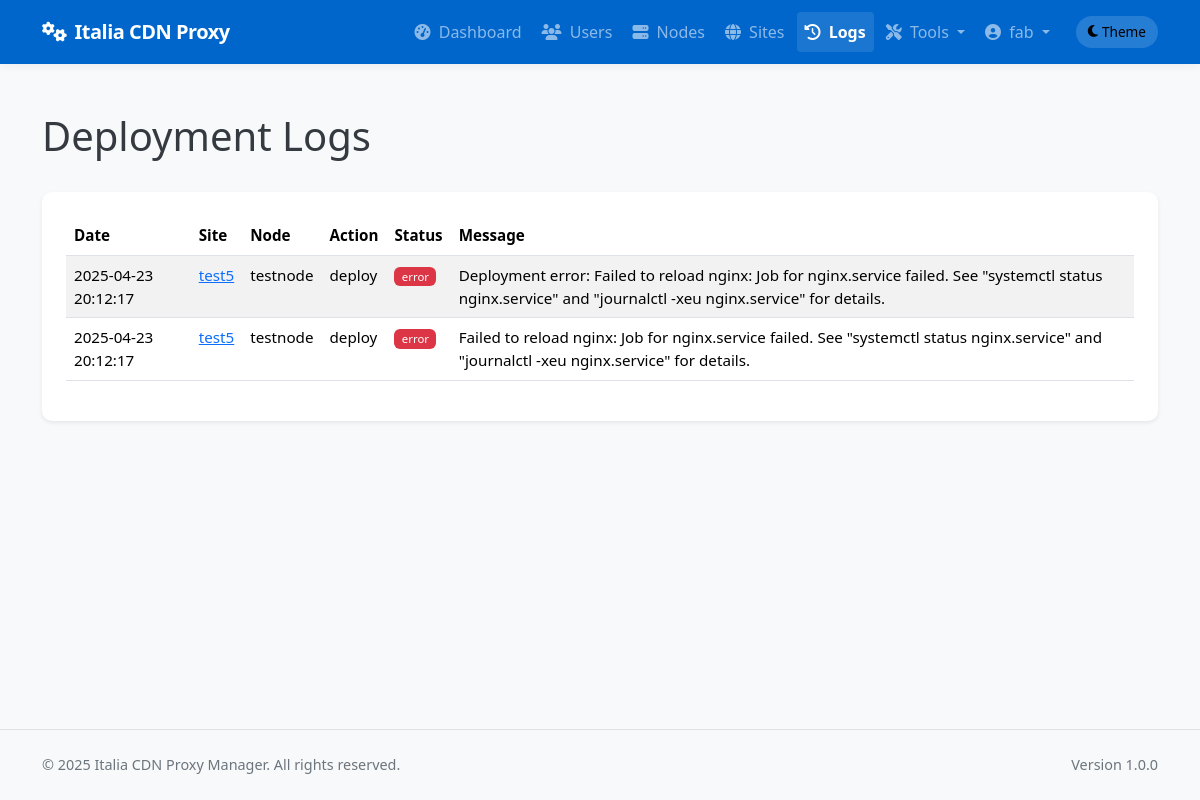
The page /admin/logs (signed in) on the database its author committed.
### app/models/models.py (models this page shows, shortened)
class User(db.Model):
    __tablename__ = 'users'
    id = db.Column(db.Integer, primary_key=True)
    username = db.Column(db.String(64), unique=True, index=True, nullable=False)
    email = db.Column(db.String(120), unique=True, index=True, nullable=False)
    password_hash = db.Column(db.String(128), nullable=False)
    role = db.Column(db.String(20), nullable=False, default='client')  # 'admin' or 'client'
    is_active = db.Column(db.Boolean, default=True)
    created_at = db.Column(db.DateTime, default=datetime.utcnow)
    last_login = db.Column(db.DateTime, nullable=True)
    sites = db.relationship('Site', backref='owner', lazy='dynamic')
    def is_admin(self):
        return self.role == 'admin'

class DeploymentLog(db.Model):
    __tablename__ = 'deployment_logs'
    id = db.Column(db.Integer, primary_key=True)
    site_id = db.Column(db.Integer, db.ForeignKey('sites.id'), nullable=False)
    node_id = db.Column(db.Integer, db.ForeignKey('nodes.id'), nullable=False)
    user_id = db.Column(db.Integer, db.ForeignKey('users.id'), nullable=True)  # Who performed the action
    action = db.Column(db.String(64), nullable=False)  # deploy, update, remove, ssl_renew, discovery, rollback
    status = db.Column(db.String(20), nullable=False)  # success, error
    message = db.Column(db.Text, nullable=True)
    created_at = db.Column(db.DateTime, default=datetime.utcnow)
    site = db.relationship('Site', backref=db.backref('deployment_logs', lazy='dynamic'))
    node = db.relationship('Node', backref=db.backref('deployment_logs', lazy='dynamic'))
    user = db.relationship('User', backref=db.backref('deployment_logs', lazy='dynamic'))

class Site(db.Model):
    __tablename__ = 'sites'
    id = db.Column(db.Integer, primary_key=True)
    name = db.Column(db.String(64), nullable=False)
    domain = db.Column(db.String(255), unique=True, nullable=False)
    protocol = db.Column(db.String(10), nullable=False, default='https')  # http or https
    origin_protocol = db.Column(db.String(10), nullable=False, default='http')  # http or https for origin
    origin_address = db.Column(db.String(255), nullable=False)  # Backend server address
    origin_port = db.Column(db.Integer, nullable=False)
    user_id = db.Column(db.Integer, db.ForeignKey('users.id'), nullable=True)  # Allow null for discovered sites
    is_active = db.Column(db.Boolean, default=True)
    is_blocked = db.Column(db.Boolean, default=False)
    is_discovered = db.Column(db.Boolean, default=False)  # Whether this site was discovered from node
    use_waf = db.Column(db.Boolean, default=False)
    waf_rule_level = db.Column(db.String(10), default='basic')  # basic, medium, strict
    waf_custom_rules = db.Column(db.Text, nullable=True)  # Custom WAF rules
    waf_max_request_size = db.Column(db.Integer, default=1)  # Max request size in MB
    waf_request_timeout = db.Column(db.Integer, default=60)  # Request timeout in seconds
    waf_block_tor_exit_nodes = db.Column(db.Boolean, default=False)  # Block Tor exit nodes
    waf_rate_limiting_enabled = db.Column(db.Boolean, default=False)  # Enable rate limiting
    waf_rate_limiting_requests = db.Column(db.Integer, default=100)  # Requests per minute
    waf_rate_limiting_burst = db.Column(db.Integer, default=200)  # Burst requests
    force_https = db.Column(db.Boolean, default=True)  # New column to force HTTP to HTTPS redirect
    enable_cache = db.Column(db.Boolean, default=True)
    cache_time = db.Column(db.Integer, default=3600)  # Cache time in seconds, default 1 hour
    cache_static_time = db.Column(db.Integer, default=86400)  # Cache time for static assets in seconds, default 1 day
    custom_cache_rules = db.Column(db.Text, nullable=True)  # Custom cache rules in Nginx format
    cache_browser_time = db.Column(db.Integer, default=3600)  # Browser cache time in seconds, default 1 hour
    use_geoip = db.Column(db.Boolean, default=False)  # Whether to use GeoIP filtering
    geoip_mode = db.Column(db.String(10), default='blacklist')  # 'blacklist' or 'whitelist'
    geoip_countries = db.Column(db.Text, nullable=True)  # Comma-separated list of country codes
    geoip_level = db.Column(db.String(10), default='nginx')  # 'nginx' or 'iptables'
    created_at = db.Column(db.DateTime, default=datetime.utcnow)
    updated_at = db.Column(db.DateTime, default=datetime.utcnow, onupdate=datetime.utcnow)
    custom_config = db.Column(db.Text, nullable=True)  # Additional Nginx configuration
    site_nodes = db.relationship('SiteNode', backref='site', lazy='dynamic')
    ssl_certificates = db.relationship('SSLCertificate', backref='site', lazy='dynamic')
    config_versions = db.relationship('ConfigVersion', backref='site', lazy='dynamic')

class Node(db.Model):
    __tablename__ = 'nodes'
    id = db.Column(db.Integer, primary_key=True)
    name = db.Column(db.String(64), unique=True, nullable=False)
    ip_address = db.Column(db.String(45), nullable=False)  # IPv4 or IPv6
    ssh_port = db.Column(db.Integer, default=22)
    ssh_user = db.Column(db.String(64), nullable=False)
    ssh_key_path = db.Column(db.String(256), nullable=True)  # Path to SSH key file
    _ssh_password = db.Column('ssh_password', db.String(256), nullable=True)  # Encrypted password (if using password auth)
    is_active = db.Column(db.Boolean, default=True)
    is_discovered = db.Column(db.Boolean, default=False)  # Whether this node was discovered from YAML
    created_at = db.Column(db.DateTime, default=datetime.utcnow)
    updated_at = db.Column(db.DateTime, default=datetime.utcnow, onupdate=datetime.utcnow)
    nginx_config_path = db.Column(db.String(256), default='/etc/nginx/conf.d')
    nginx_reload_command = db.Column(db.String(256), default='sudo systemctl reload nginx')
    detected_nginx_path = db.Column(db.String(256), nullable=True)  # Store detected nginx path
    site_nodes = db.relationship('SiteNode', backref='node', lazy='dynamic')
    @property
    def ssh_password(self):
        """Decrypt password when accessed"""
        from cryptography.fernet import Fernet
        from flask import current_app
        if not self._ssh_password:
            return None
        try:
            key = current_app.config.get('PASSWORD_ENCRYPTION_KEY', 'fallback_key_for_development_only').encode()
            key = key.ljust(32)[:32]
            cipher = Fernet(Fernet.generate_key()) if len(key) < 32 else Fernet(key)
            decrypted = cipher.decrypt(self._ssh_password.encode())
            return decrypted.decode()
        except Exception as e:
            import logging
            logging.error(f"Error decrypting SSH password: {str(e)}")
            return None
    @ssh_password.setter
    def ssh_password(self, password):
        """Encrypt password when set"""
        if not password:
            self._ssh_password = None
            return
        from cryptography.fernet import Fernet
        from flask import current_app
        try:
            key = current_app.config.get('PASSWORD_ENCRYPTION_KEY', 'fallback_key_for_development_only').encode()
            key = key.ljust(32)[:32]
            cipher = Fernet(Fernet.generate_key()) if len(key) < 32 else Fernet(key)
            encrypted = cipher.encrypt(password.encode())
            self._ssh_password = encrypted.decode()
        except Exception as e:
            import logging
            logging.error(f"Error encrypting SSH password: {str(e)}")
            self._ssh_password = None

### app/controllers/admin.py (the view)
@admin.route('/logs')
@login_required
@admin_required
def deployment_logs():
    logs = DeploymentLog.query.order_by(DeploymentLog.created_at.desc()).all()
    return render_template('admin/logs.html', logs=logs)

### app/templates/admin/logs.html (shortened to what this page needs)
{% extends 'base.html' %}
{% block content %}
<div class="container py-4">
    <div class="d-flex justify-content-between align-items-center mb-4">
        <h1>Deployment Logs</h1>
    </div>
    <div class="card shadow-sm">
        <div class="card-body">
            {% if logs %}
                <div class="table-responsive">
                    <table class="table table-striped table-hover">
                        <thead>
                            <tr>
                                <th>Date</th>
                                <th>Site</th>
                                <th>Node</th>
                                <th>Action</th>
                                <th>Status</th>
                                <th>Message</th>
                            </tr>
                        </thead>
                        <tbody>
                            {% for log in logs %}
                            <tr>
                                <td>{{ log.created_at.strftime('%Y-%m-%d %H:%M:%S') }}</td>
                                <td>
                                    <a href="{{ url_for('admin.view_site', site_id=log.site_id) }}">
                                        {{ log.site.name }}
                                    </a>
                                </td>
                                <td>{{ log.node.name }}</td>
                                <td>{{ log.action }}</td>
                                <td>
                                    <span class="badge bg-{{ 'success' if log.status == 'success' else 'danger' }}">
                                        {{ log.status }}
                                    </span>
                                </td>
                                <td>{{ log.message }}</td>
                            </tr>
                            {% endfor %}
                        </tbody>
                    </table>
                </div>
            {% else %}
                <div class="alert alert-info">
                    No deployment logs found.
                </div>
            {% endif %}
        </div>
    </div>
</div>
{% endblock %}

### app/templates/base.html (shortened to what this page needs)
<!DOCTYPE html>
<html lang="en" data-bs-theme="light">
<head>
    <link href="https://cdn.jsdelivr.net/npm/bootstrap@5.3.2/dist/css/bootstrap.min.css" rel="stylesheet">
    <link rel="stylesheet" href="https://cdnjs.cloudflare.com/ajax/libs/font-awesome/6.4.2/css/all.min.css">
</head>
<body>
    <header>
        <nav class="navbar navbar-expand-lg navbar-dark bg-primary">
            <div class="container">
                <a class="navbar-brand" href="/">
                    <i class="fas fa-cogs me-2"></i>Italia CDN Proxy
                </a>
                <div class="collapse navbar-collapse" id="navbarNav">
                    <ul class="navbar-nav ms-auto">
                        {% if current_user.is_authenticated %}
                            {% if current_user.is_admin() %}
                                <li class="nav-item">
                                    <a class="nav-link {% if request.endpoint == 'admin.dashboard' %}active{% endif %}" href="{{ url_for('admin.dashboard') }}">
                                        <i class="fas fa-tachometer-alt me-1"></i> Dashboard
                                    </a>
                                </li>
                                <li class="nav-item">
                                    <a class="nav-link {% if 'admin.list_users' in request.endpoint %}active{% endif %}" href="{{ url_for('admin.list_users') }}">
                                        <i class="fas fa-users me-1"></i> Users
                                    </a>
                                </li>
                                <li class="nav-item">
                                    <a class="nav-link {% if 'admin.list_nodes' in request.endpoint %}active{% endif %}" href="{{ url_for('admin.list_nodes') }}">
                                        <i class="fas fa-server me-1"></i> Nodes
                                    </a>
                                </li>
                                <li class="nav-item">
                                    <a class="nav-link {% if 'admin.list_sites' in request.endpoint %}active{% endif %}" href="{{ url_for('admin.list_sites') }}">
                                        <i class="fas fa-globe me-1"></i> Sites
                                    </a>
                                </li>
                                <li class="nav-item">
                                    <a class="nav-link {% if request.endpoint == 'admin.deployment_logs' %}active{% endif %}" href="{{ url_for('admin.deployment_logs') }}">
                                        <i class="fas fa-history me-1"></i> Logs
                                    </a>
                                </li>
                                <li class="nav-item dropdown">
                                    <a class="nav-link dropdown-toggle" href="#" id="adminToolsDropdown" role="button" data-bs-toggle="dropdown" aria-expanded="false">
                                        <i class="fas fa-tools me-1"></i> Tools
                                    </a>
                                </li>
                            {% endif %}
                            <li class="nav-item dropdown">
                                <a class="nav-link dropdown-toggle" href="#" id="userDropdown" role="button" data-bs-toggle="dropdown" aria-expanded="false">
                                    <i class="fas fa-user-circle me-1"></i> {{ current_user.username }}
                                </a>
                            </li>
                        {% endif %}
                        <li class="nav-item d-flex align-items-center">
                            <button id="themeToggle" class="theme-toggle border-0" aria-label="Toggle theme">
                                <i class="fas fa-moon me-1"></i>
                                <span class="d-none d-md-inline">Theme</span>
                            </button>
                        </li>
                    </ul>
                </div>
            </div>
        </nav>
    </header>
    <main>
        {% block content %}{% endblock %}
    </main>
    <footer class="py-4 mt-auto border-top">
        <div class="container">
            <div class="row">
                <div class="col-md-6 text-center text-md-start">
                    <p class="mb-0">&copy; 2025 Italia CDN Proxy Manager. All rights reserved.</p>
                </div>
                <div class="col-md-6 text-center text-md-end">
                    <p class="mb-0">Version 1.0.0</p>
                </div>
            </div>
        </div>
    </footer>
</body>
</html>

### rows shown on the page
User: username "fab"
DeploymentLog: created_at "2025-04-23 20:12:17", site.name "test5", node.name "testnode", action "deploy", status "error", message "Deployment error: Failed to reload nginx: Job for nginx.service failed. See \"systemctl status nginx.service\" and \"journalctl -xeu nginx.service\" for details."
DeploymentLog: created_at "2025-04-23 20:12:17", site.name "test5", node.name "testnode", action "deploy", status "error", message "Failed to reload nginx: Job for nginx.service failed. See \"systemctl status nginx.service\" and \"journalctl -xeu nginx.service\" for details."
